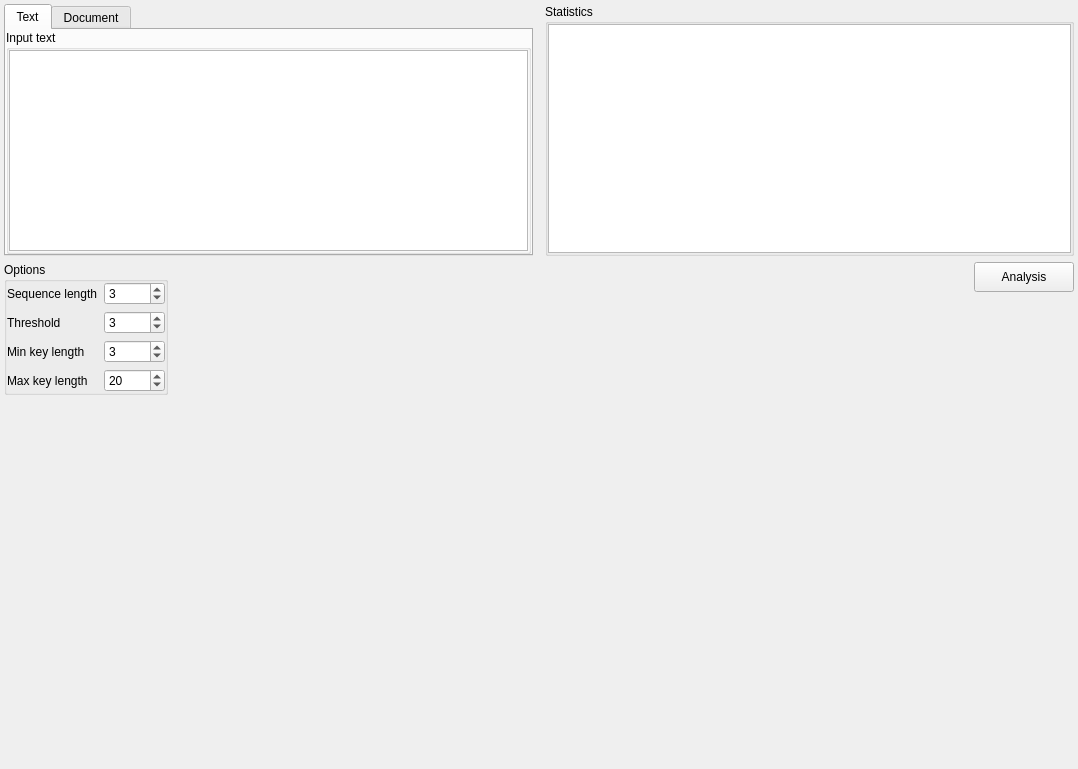
<?xml version="1.0" encoding="UTF-8"?>
<ui version="4.0">
 <class>kasiski</class>
 <widget class="QWidget" name="kasiski">
  <property name="geometry">
   <rect>
    <x>0</x>
    <y>0</y>
    <width>1078</width>
    <height>769</height>
   </rect>
  </property>
  <property name="windowTitle">
   <string>Form</string>
  </property>
  <layout class="QVBoxLayout" name="verticalLayout_7">
   <property name="spacing">
    <number>-1</number>
   </property>
   <property name="leftMargin">
    <number>4</number>
   </property>
   <property name="topMargin">
    <number>4</number>
   </property>
   <property name="rightMargin">
    <number>4</number>
   </property>
   <property name="bottomMargin">
    <number>4</number>
   </property>
   <item>
    <layout class="QHBoxLayout" name="horizontal_layout_1">
     <property name="spacing">
      <number>12</number>
     </property>
     <item>
      <widget class="QTabWidget" name="tab_widget">
       <property name="maximumSize">
        <size>
         <width>16777215</width>
         <height>400</height>
        </size>
       </property>
       <property name="currentIndex">
        <number>0</number>
       </property>
       <widget class="QWidget" name="tab_text">
        <attribute name="title">
         <string>Text</string>
        </attribute>
        <layout class="QVBoxLayout" name="verticalLayout_2">
         <property name="leftMargin">
          <number>0</number>
         </property>
         <property name="topMargin">
          <number>0</number>
         </property>
         <property name="rightMargin">
          <number>0</number>
         </property>
         <property name="bottomMargin">
          <number>0</number>
         </property>
         <item>
          <widget class="QGroupBox" name="group_box_input">
           <property name="title">
            <string>Input text</string>
           </property>
           <layout class="QVBoxLayout" name="verticalLayout">
            <property name="leftMargin">
             <number>0</number>
            </property>
            <property name="topMargin">
             <number>0</number>
            </property>
            <property name="rightMargin">
             <number>0</number>
            </property>
            <property name="bottomMargin">
             <number>0</number>
            </property>
            <item>
             <widget class="QTextEdit" name="text_edit_input"/>
            </item>
           </layout>
          </widget>
         </item>
        </layout>
       </widget>
       <widget class="QWidget" name="tab_document">
        <attribute name="title">
         <string>Document</string>
        </attribute>
       </widget>
      </widget>
     </item>
     <item>
      <widget class="QGroupBox" name="group_box_stats">
       <property name="maximumSize">
        <size>
         <width>16777215</width>
         <height>400</height>
        </size>
       </property>
       <property name="title">
        <string>Statistics</string>
       </property>
       <layout class="QVBoxLayout" name="verticalLayout_3">
        <property name="leftMargin">
         <number>0</number>
        </property>
        <property name="topMargin">
         <number>0</number>
        </property>
        <property name="rightMargin">
         <number>0</number>
        </property>
        <property name="bottomMargin">
         <number>0</number>
        </property>
        <item>
         <widget class="QTextEdit" name="text_edit_stats"/>
        </item>
       </layout>
      </widget>
     </item>
    </layout>
   </item>
   <item>
    <layout class="QHBoxLayout" name="horizontalLayout_3">
     <property name="spacing">
      <number>-1</number>
     </property>
     <item>
      <layout class="QVBoxLayout" name="vertical_layout_1">
       <item>
        <widget class="QGroupBox" name="group_box_options">
         <property name="title">
          <string>Options</string>
         </property>
         <layout class="QVBoxLayout" name="verticalLayout_4">
          <property name="leftMargin">
           <number>0</number>
          </property>
          <property name="topMargin">
           <number>0</number>
          </property>
          <property name="rightMargin">
           <number>0</number>
          </property>
          <property name="bottomMargin">
           <number>0</number>
          </property>
          <item>
           <layout class="QFormLayout" name="form_layout_options">
            <item row="0" column="0">
             <widget class="QLabel" name="label_seq_len">
              <property name="text">
               <string>Sequence length</string>
              </property>
             </widget>
            </item>
            <item row="0" column="1">
             <widget class="QSpinBox" name="spin_box_seq_len">
              <property name="minimum">
               <number>1</number>
              </property>
              <property name="maximum">
               <number>1000</number>
              </property>
              <property name="value">
               <number>3</number>
              </property>
             </widget>
            </item>
            <item row="1" column="0">
             <widget class="QLabel" name="label_threshold">
              <property name="text">
               <string>Threshold</string>
              </property>
             </widget>
            </item>
            <item row="1" column="1">
             <widget class="QSpinBox" name="spin_box_threshold">
              <property name="maximum">
               <number>1000</number>
              </property>
              <property name="value">
               <number>3</number>
              </property>
             </widget>
            </item>
            <item row="2" column="0">
             <widget class="QLabel" name="label_min_key_length">
              <property name="text">
               <string>Min key length</string>
              </property>
             </widget>
            </item>
            <item row="3" column="0">
             <widget class="QLabel" name="label_max_key_length">
              <property name="text">
               <string>Max key length</string>
              </property>
             </widget>
            </item>
            <item row="2" column="1">
             <widget class="QSpinBox" name="spin_box_min_key_length">
              <property name="maximum">
               <number>10000</number>
              </property>
              <property name="value">
               <number>3</number>
              </property>
             </widget>
            </item>
            <item row="3" column="1">
             <widget class="QSpinBox" name="spin_box_max_key_length">
              <property name="maximum">
               <number>10000</number>
              </property>
              <property name="value">
               <number>20</number>
              </property>
             </widget>
            </item>
           </layout>
          </item>
         </layout>
        </widget>
       </item>
       <item>
        <spacer name="vertical_spacer_1">
         <property name="orientation">
          <enum>Qt::Vertical</enum>
         </property>
         <property name="sizeHint" stdset="0">
          <size>
           <width>20</width>
           <height>40</height>
          </size>
         </property>
        </spacer>
       </item>
      </layout>
     </item>
     <item>
      <spacer name="horizontal_spacer_1">
       <property name="orientation">
        <enum>Qt::Horizontal</enum>
       </property>
       <property name="sizeHint" stdset="0">
        <size>
         <width>40</width>
         <height>20</height>
        </size>
       </property>
      </spacer>
     </item>
     <item>
      <layout class="QVBoxLayout" name="vertical_layout_2">
       <item>
        <layout class="QHBoxLayout" name="horizontalLayout_2">
         <item>
          <widget class="QPushButton" name="button_analysis">
           <property name="minimumSize">
            <size>
             <width>100</width>
             <height>30</height>
            </size>
           </property>
           <property name="text">
            <string>Analysis</string>
           </property>
          </widget>
         </item>
        </layout>
       </item>
       <item>
        <spacer name="vertical_spacer_2">
         <property name="orientation">
          <enum>Qt::Vertical</enum>
         </property>
         <property name="sizeHint" stdset="0">
          <size>
           <width>20</width>
           <height>40</height>
          </size>
         </property>
        </spacer>
       </item>
      </layout>
     </item>
    </layout>
   </item>
   <item>
    <spacer name="vertical_spacer_3">
     <property name="orientation">
      <enum>Qt::Vertical</enum>
     </property>
     <property name="sizeHint" stdset="0">
      <size>
       <width>20</width>
       <height>81</height>
      </size>
     </property>
    </spacer>
   </item>
  </layout>
 </widget>
 <resources/>
 <connections/>
</ui>
